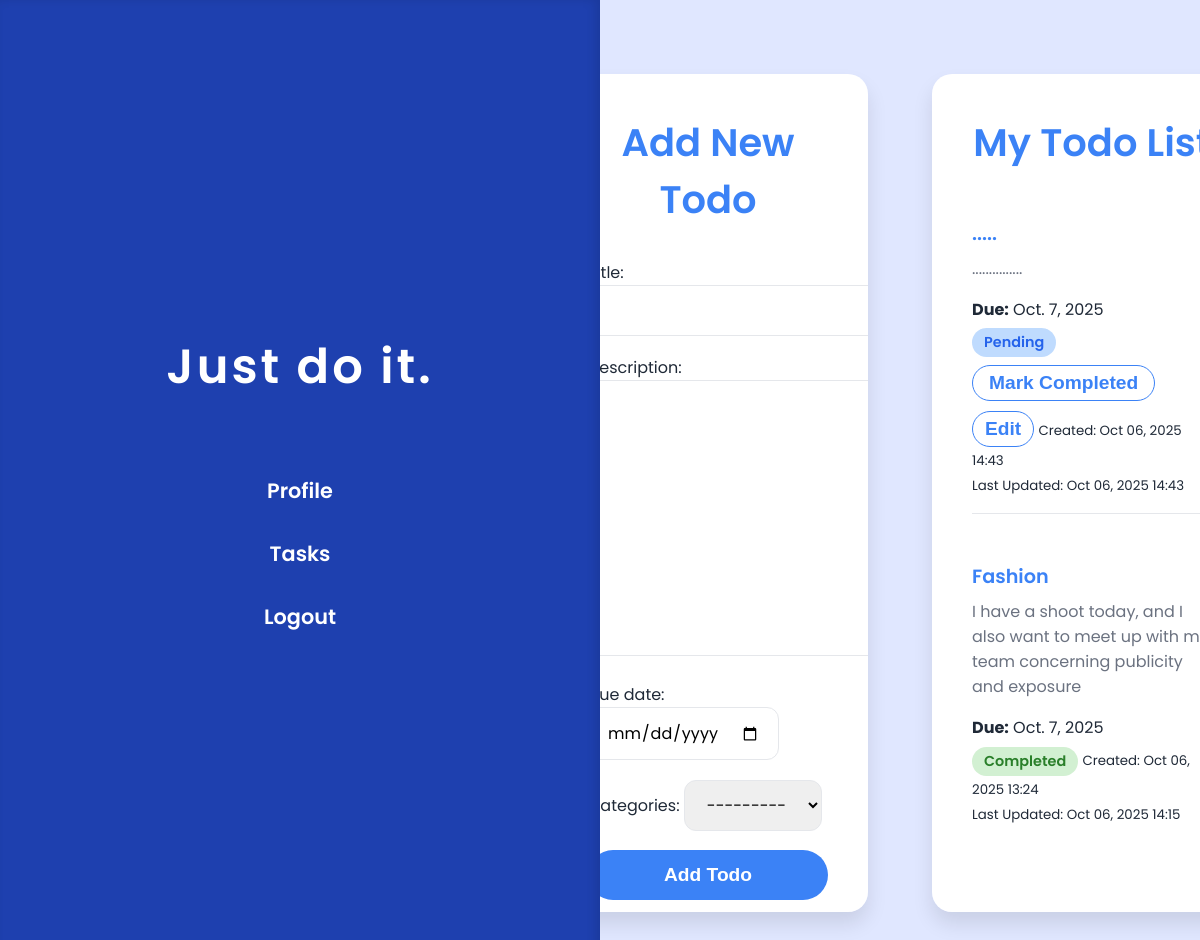
The page / (signed in) on the database as committed earlier.
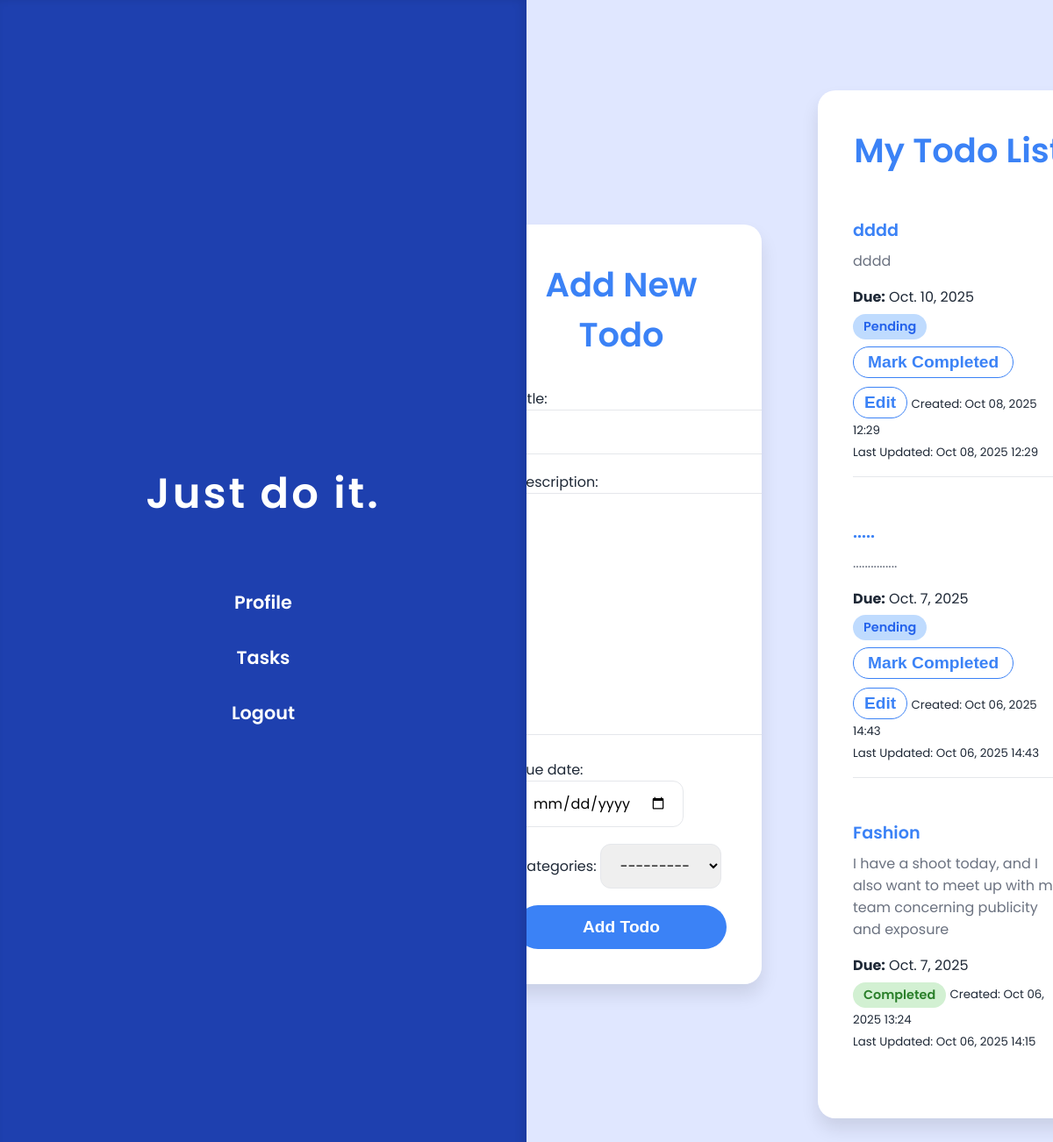
The same page on the database as committed later.
### todos/models.py (models this page shows, shortened)
class Todo(models.Model):
    user = models.ForeignKey(settings.AUTH_USER_MODEL, on_delete=models.CASCADE, default=1)  # linked to user
    title = models.CharField(max_length=200)  # task title
    description = models.TextField()  # task description
    completed = models.BooleanField(default=False)  # completion status
    created_at = models.DateTimeField(auto_now_add=True)  # set once on creation
    updated_at = models.DateTimeField(auto_now=True)  # auto-updated on save
    due_date = models.DateField(null=True, blank=True)  # optional due date
    categories = models.ForeignKey('Categories', on_delete=models.SET_NULL, related_name='todos', null=True, blank=True)  # optional category

### todos/views.py (the view)
# urls.py: 2. Add a URL to urlpatterns:  path('', views.home, name='home')
def home(request):
    if not request.user.is_authenticated:
        return redirect('login')
    if request.method == 'POST':
        form = TodoForm(request.POST)
        if form.is_valid():
            todo = form.save(commit=False)
            todo.user = request.user
            todo.save()
            return redirect('home')
    else:
        form = TodoForm()
    todos = Todo.objects.filter(user=request.user).order_by('-created_at')
    categories = Category.objects.all()
    return render(request, 'todos/home.html', {
        'form': form,
        'todos': todos,
        'categories': categories,
        'today': date.today()
    })

### todos/forms.py
class TodoForm(forms.ModelForm):
    class Meta:
        model = Todo
        fields = ['title', 'description', 'due_date', 'categories']
        exclude = ['user']
        widgets = {
            'due_date': forms.DateInput(attrs={'type': 'date'}),
        }

### todos/models.py (called while the page is built)
    def __str__(self):
        return self.name

### todos/templates/todos/home.html (shortened to what this page needs)
<!DOCTYPE html>
<html lang="en">
<head>
</head>
<body>
  <div class="sidebar">
    <h2>Just do it.</h2>
    <nav>
      <a href="{% url 'profile' %}">Profile</a>
      <a href="{% url 'task_list' %}">Tasks</a>
      <a href="{% url 'logout' %}">Logout</a>
    </nav>
  </div>
  <div class="main-content">
    <section class="card add-todo-form-section">
      <h1>Add New Todo</h1>
      <form method="POST" class="add-todo-form">
        {{ form.as_p }}
        <button type="submit">Add Todo</button>
      </form>
    </section>
    <section class="card todo-list">
      <h1>My Todo List</h1>
      <ul>
        {% for todo in todos %}
          <li class="todo-item">
            <div class="todo-header">
              <span class="todo-title">{{ todo.title }}</span>
            </div>
            <div class="todo-description">{{ todo.description }}</div>
            {% if todo.due_date %}
              <p><strong>Due:</strong> {{ todo.due_date }}</p>
            {% endif %}
            <span class="status {% if todo.completed %}completed{% else %}pending{% endif %}">
              {% if todo.completed %}
                Completed
              {% else %}
                Pending
              {% endif %}
            </span>
            {% if not todo.completed %}
              <form method="POST" action="{% url 'mark_completed' todo.id %}" class="mark-completed-form">
                <button type="submit">Mark Completed</button>
              </form>
              <button class="edit-btn" onclick="toggleEditForm({{ todo.id }})">Edit</button>
            {% endif %}
            <small>Created: {{ todo.created_at|date:"M d, Y H:i" }}</small><br/>
            <small>Last Updated: {{ todo.updated_at|date:"M d, Y H:i" }}</small>
          </li>
        {% empty %}
          <li>No todos yet.</li>
        {% endfor %}
      </ul>
    </section>
  </div>
</body>
</html>

Rows that differ between the two databases and show on the page:
added Todo: title "dddd", description "dddd", due_date "Oct. 10, 2025", completed "Pending", created_at "Oct 08, 2025 12:29", updated_at "Oct 08, 2025 12:29"
